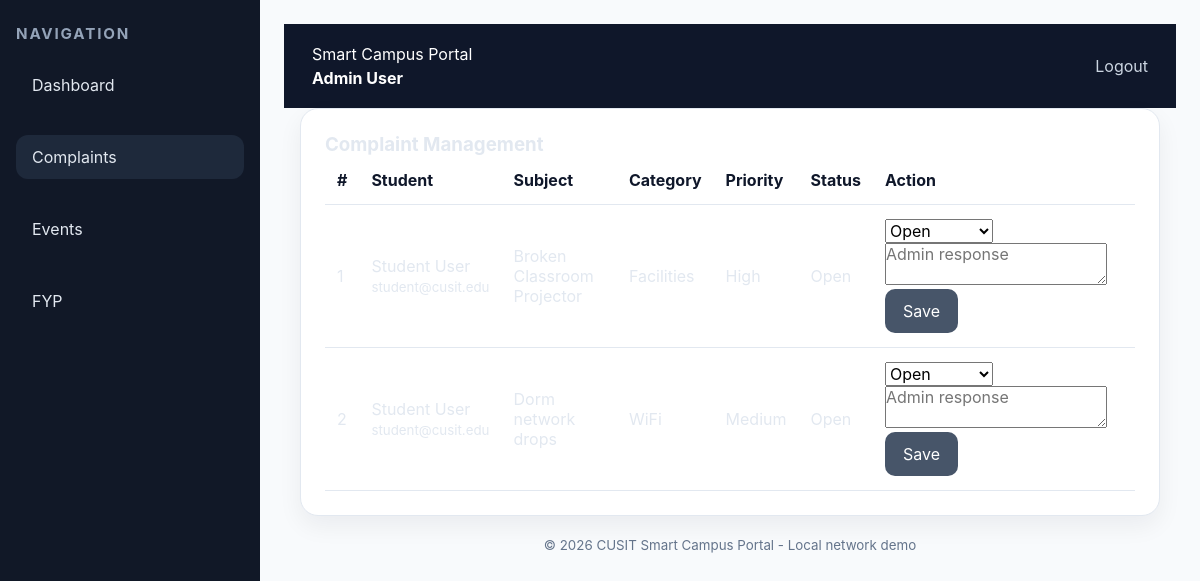
/admin/complaints.php (signed in), run on the app's committed database.
### tables this page shows
CREATE TABLE users (
    id INT AUTO_INCREMENT PRIMARY KEY,
    name VARCHAR(100) NOT NULL,
    email VARCHAR(150) NOT NULL UNIQUE,
    password_hash VARCHAR(255) NOT NULL,
    role ENUM('admin','student') NOT NULL,
    created_at TIMESTAMP DEFAULT CURRENT_TIMESTAMP
);

CREATE TABLE complaints (
    id INT AUTO_INCREMENT PRIMARY KEY,
    student_id INT NOT NULL,
    category VARCHAR(100) NOT NULL,
    priority ENUM('Low','Medium','High') NOT NULL DEFAULT 'Medium',
    subject VARCHAR(255) NOT NULL,
    details TEXT NOT NULL,
    status ENUM('Open','In Progress','Resolved','Escalated') NOT NULL DEFAULT 'Open',
    admin_response TEXT,
    created_at TIMESTAMP DEFAULT CURRENT_TIMESTAMP,
    updated_at TIMESTAMP DEFAULT CURRENT_TIMESTAMP ON UPDATE CURRENT_TIMESTAMP,
    FOREIGN KEY (student_id) REFERENCES users(id) ON DELETE CASCADE
);

### includes/auth.php (called while the page is built, shortened)
<?php
require_once __DIR__ . '/../config.php';
function is_logged_in() {
    return !empty($_SESSION['user_id']);
}
function current_user_id() {
    return $_SESSION['user_id'] ?? null;
}

### config.php (called while the page is built, shortened)
<?php
function db_connect() {
    static $pdo = null;
    if ($pdo === null) {
        $dsn = 'mysql:host=' . DB_HOST . ';dbname=' . DB_NAME . ';charset=utf8mb4';
        $options = [
            PDO::ATTR_ERRMODE => PDO::ERRMODE_EXCEPTION,
            PDO::ATTR_DEFAULT_FETCH_MODE => PDO::FETCH_ASSOC,
            PDO::ATTR_EMULATE_PREPARES => false,
        ];
        try {
            $pdo = new PDO($dsn, DB_USER, DB_PASS, $options);
        } catch (PDOException $e) {
            throw new PDOException('Unable to connect to the database. Please make sure MySQL is running and the database "' . DB_NAME . '" exists. ' . $e->getMessage(), (int)$e->getCode(), $e);
        }
    }
    return $pdo;
}

### includes/functions.php (called while the page is built, shortened)
<?php
require_once __DIR__ . '/../config.php';
function fetch_all($query, $params = []) {
    $stmt = db_connect()->prepare($query);
    $stmt->execute($params);
    return $stmt->fetchAll();
}
function fetch_one($query, $params = []) {
    $stmt = db_connect()->prepare($query);
    $stmt->execute($params);
    return $stmt->fetch();
}
function sanitize($value) {
    return htmlspecialchars($value, ENT_QUOTES, 'UTF-8');
}
function current_user() {
    return fetch_one('SELECT id, name, email, role FROM users WHERE id = ?', [current_user_id()]);
}

### admin/complaints.php (the view, shortened to what this page needs)
<?php
require_once __DIR__ . '/../includes/auth.php';
require_once __DIR__ . '/../includes/functions.php';
$complaints = fetch_all('SELECT c.*, u.name AS student_name, u.email AS student_email FROM complaints c JOIN users u ON c.student_id = u.id ORDER BY c.created_at DESC');
?><!DOCTYPE html>
<html lang="en">
<head>
    <link rel="stylesheet" href="../assets/css/style.css">
</head>
<body>
<div class="page-shell">
    <?php include __DIR__ . '/../includes/sidebar.php'; ?>
    <div class="main-content">
        <?php include __DIR__ . '/../includes/header.php'; ?>
        <div class="container">
            <div class="card">
                <h3>Complaint Management</h3>
                <table>
                    <thead>
                        <tr><th>#</th><th>Student</th><th>Subject</th><th>Category</th><th>Priority</th><th>Status</th><th>Action</th></tr>
                    </thead>
                    <tbody>
                        <?php foreach ($complaints as $complaint): ?>
                        <tr>
                            <td><?php echo intval($complaint['id']); ?></td>
                            <td><?php echo sanitize($complaint['student_name']); ?><br><small><?php echo sanitize($complaint['student_email']); ?></small></td>
                            <td><?php echo sanitize($complaint['subject']); ?></td>
                            <td><?php echo sanitize($complaint['category']); ?></td>
                            <td><?php echo sanitize($complaint['priority']); ?></td>
                            <td><?php echo sanitize($complaint['status']); ?></td>
                            <td>
                                <form method="POST">
                                    <select name="status">
                                        <?php foreach (['Open','In Progress','Resolved','Escalated'] as $status): ?>
                                            <option value="<?php echo $status; ?>" <?php echo $complaint['status'] === $status ? 'selected' : ''; ?>><?php echo $status; ?></option>
                                        <?php endforeach; ?>
                                    </select>
                                    <textarea name="admin_response" rows="2" placeholder="Admin response"><?php echo sanitize($complaint['admin_response']); ?></textarea>
                                    <button type="submit" class="btn btn-secondary">Save</button>
                                </form>
                            </td>
                        </tr>
                        <?php endforeach; ?>
                    </tbody>
                </table>
            </div>
        </div>
        <?php include __DIR__ . '/../includes/footer.php'; ?>
    </div>
</div>
</body>
</html>

### includes/sidebar.php (shortened to what this page needs)
<?php
require_once __DIR__ . '/auth.php';
$current = basename($_SERVER['PHP_SELF']);
$role = current_user_role();
$items = [];
if ($role === 'admin') {
    $items = [
        ['label' => 'Dashboard', 'href' => 'dashboard.php'],
        ['label' => 'Complaints', 'href' => 'complaints.php'],
        ['label' => 'Events', 'href' => 'events.php'],
        ['label' => 'FYP', 'href' => 'fyp.php'],
    ];
}
?>
<aside class="sidebar">
    <h2>Navigation</h2>
    <?php foreach ($items as $item): ?>
        <a href="<?php echo $item['href']; ?>" class="<?php echo $current === $item['href'] ? 'active' : ''; ?>"><?php echo $item['label']; ?></a>
    <?php endforeach; ?>
</aside>

### includes/header.php
<?php
require_once __DIR__ . '/auth.php';
require_once __DIR__ . '/functions.php';
$user = current_user();
?>
<header class="site-header">
    <div class="brand">
        <span>Smart Campus Portal</span>
        <strong><?php echo sanitize($user['name'] ?? 'Guest'); ?></strong>
    </div>
    <nav>
        <a href="../logout.php">Logout</a>
    </nav>
</header>

### includes/footer.php
<footer class="footer-card">
    <div class="container" style="padding: 18px 0; text-align:center; color:#64748b;">
        <small>&copy; 2026 CUSIT Smart Campus Portal - Local network demo</small>
    </div>
</footer>

### assets/css/style.css (style rules this page uses)
* { box-sizing: border-box; margin: 0; padding: 0; }
body { font-family: 'Inter', Arial, sans-serif; min-height: 100vh; margin: 0; background: radial-gradient(circle at top, rgba(59,130,246,0.18), transparent 26%), linear-gradient(180deg, #0f172a 0%, #020617 100%); color: #e2e8f0; }
a { color: inherit; text-decoration: none; }
button, input, select, textarea { font: inherit; }
.container { width: min(1200px, 100% - 32px); margin: 0 auto; }
.page-shell { display: grid; min-height: 100vh; grid-template-columns: 260px 1fr; }
.btn { display: inline-flex; align-items: center; justify-content: center; border: none; border-radius: 14px; padding: 14px 20px; cursor: pointer; transition: transform .15s ease, background .15s ease, box-shadow .15s ease; }
.btn-secondary { background: rgba(148, 163, 184, 0.16); color: #cbd5e1; }
header.site-header { background: #0f172a; color: #fff; padding: 20px 28px; display: flex; justify-content: space-between; align-items: center; }
header.site-header .brand { display: flex; flex-direction: column; gap: 4px; }
header.site-header nav a { margin-left: 16px; color: #cbd5e1; }
.sidebar { background: #111827; color: #d1d5db; padding: 24px 16px; display: flex; flex-direction: column; gap: 20px; }
.sidebar h2 { font-size: 0.95rem; text-transform: uppercase; letter-spacing: 0.12em; color: #94a3b8; }
.sidebar a { display: block; padding: 12px 16px; border-radius: 12px; margin-bottom: 8px; color: #e2e8f0; }
.sidebar a.active, .sidebar a:hover { background: #1e293b; }
.main-content { padding: 24px; background: #f8fafc; }
.card { background: #fff; border: 1px solid #e2e8f0; border-radius: 18px; box-shadow: 0 10px 24px rgba(15, 23, 42, 0.06); padding: 24px; }
table { width: 100%; border-collapse: collapse; }
th, td { padding: 14px 12px; border-bottom: 1px solid #e2e8f0; text-align: left; }
th { font-weight: 700; color: #0f172a; }
.btn { display: inline-flex; align-items: center; justify-content: center; border: none; border-radius: 10px; padding: 12px 18px; cursor: pointer; transition: transform .15s ease, background .15s ease; }
.btn-secondary { background: #475569; color: white; }

### data on the page
users: name "Admin User"
complaints: id "1", student.name "Student User", student.email "student@cusit.edu", subject "Broken Classroom Projector", category "Facilities", priority "High", status "Open"
complaints: id "2", student.name "Student User", student.email "student@cusit.edu", subject "Dorm network drops", category "WiFi", priority "Medium", status "Open"

### other printed values
$item['label'] "Dashboard"
$item['label'] "Complaints"
$item['label'] "Events"
$item['label'] "FYP"
